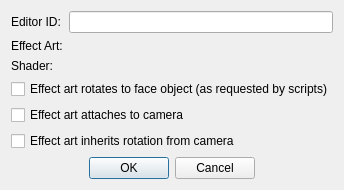
<?xml version="1.0" encoding="UTF-8"?>
<ui version="4.0">
 <class>FormDialogVisualEffect</class>
 <widget class="QDialog" name="FormDialogVisualEffect">
  <property name="windowTitle">
   <string>Visual Effect</string>
  </property>
  <layout class="QVBoxLayout" name="verticalLayout_2">
   <item>
    <layout class="QGridLayout" name="gridLayout">
     <item row="2" column="0">
      <widget class="QLabel" name="label_3">
       <property name="text">
        <string>Shader:</string>
       </property>
       <property name="buddy">
        <cstring>effectShader</cstring>
       </property>
      </widget>
     </item>
     <item row="0" column="0">
      <widget class="QLabel" name="label">
       <property name="text">
        <string>Editor ID:</string>
       </property>
       <property name="buddy">
        <cstring>editorID</cstring>
       </property>
      </widget>
     </item>
     <item row="1" column="0">
      <widget class="QLabel" name="label_2">
       <property name="text">
        <string>Effect Art:</string>
       </property>
       <property name="buddy">
        <cstring>artObject</cstring>
       </property>
      </widget>
     </item>
     <item row="0" column="1">
      <widget class="QLineEdit" name="editorID"/>
     </item>
     <item row="1" column="1">
      <widget class="DKFormPicker" name="artObject"/>
     </item>
     <item row="2" column="1">
      <widget class="DKFormPicker" name="effectShader"/>
     </item>
    </layout>
   </item>
   <item>
    <layout class="QVBoxLayout" name="verticalLayout">
     <item>
      <widget class="QCheckBox" name="flagFaceTarget">
       <property name="text">
        <string>Effect art rotates to face object (as requested by scripts)</string>
       </property>
      </widget>
     </item>
     <item>
      <widget class="QCheckBox" name="flagAttachToCamera">
       <property name="text">
        <string>Effect art attaches to camera</string>
       </property>
      </widget>
     </item>
     <item>
      <widget class="QCheckBox" name="flagInheritRotation">
       <property name="text">
        <string>Effect art inherits rotation from camera</string>
       </property>
      </widget>
     </item>
    </layout>
   </item>
   <item>
    <layout class="QHBoxLayout" name="buttonsLayout">
     <item>
      <spacer name="horizontalSpacer">
       <property name="orientation">
        <enum>Qt::Horizontal</enum>
       </property>
       <property name="sizeHint" stdset="0">
        <size>
         <width>40</width>
         <height>20</height>
        </size>
       </property>
      </spacer>
     </item>
     <item>
      <widget class="QPushButton" name="buttonOK">
       <property name="text">
        <string>OK</string>
       </property>
      </widget>
     </item>
     <item>
      <widget class="QPushButton" name="buttonCancel">
       <property name="text">
        <string>Cancel</string>
       </property>
      </widget>
     </item>
     <item>
      <spacer name="horizontalSpacer_2">
       <property name="orientation">
        <enum>Qt::Horizontal</enum>
       </property>
       <property name="sizeHint" stdset="0">
        <size>
         <width>40</width>
         <height>20</height>
        </size>
       </property>
      </spacer>
     </item>
    </layout>
   </item>
  </layout>
 </widget>
 <customwidgets>
  <customwidget>
   <class>DKFormPicker</class>
   <extends>QWidget</extends>
   <header>widgets/DKFormPicker.h</header>
  </customwidget>
 </customwidgets>
 <tabstops>
  <tabstop>editorID</tabstop>
  <tabstop>artObject</tabstop>
  <tabstop>effectShader</tabstop>
  <tabstop>flagFaceTarget</tabstop>
  <tabstop>flagAttachToCamera</tabstop>
  <tabstop>flagInheritRotation</tabstop>
  <tabstop>buttonOK</tabstop>
  <tabstop>buttonCancel</tabstop>
 </tabstops>
 <resources/>
 <connections/>
</ui>
